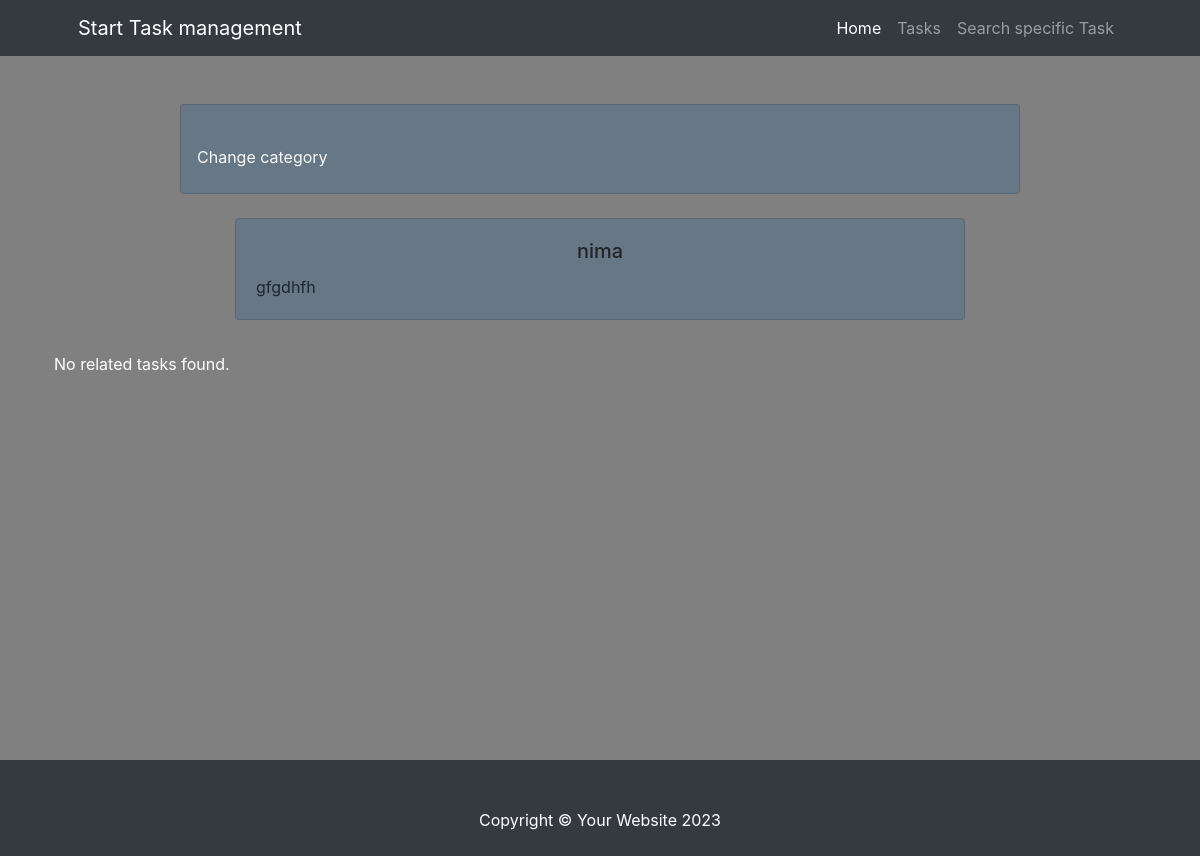
The app's page /category/6/, older data.
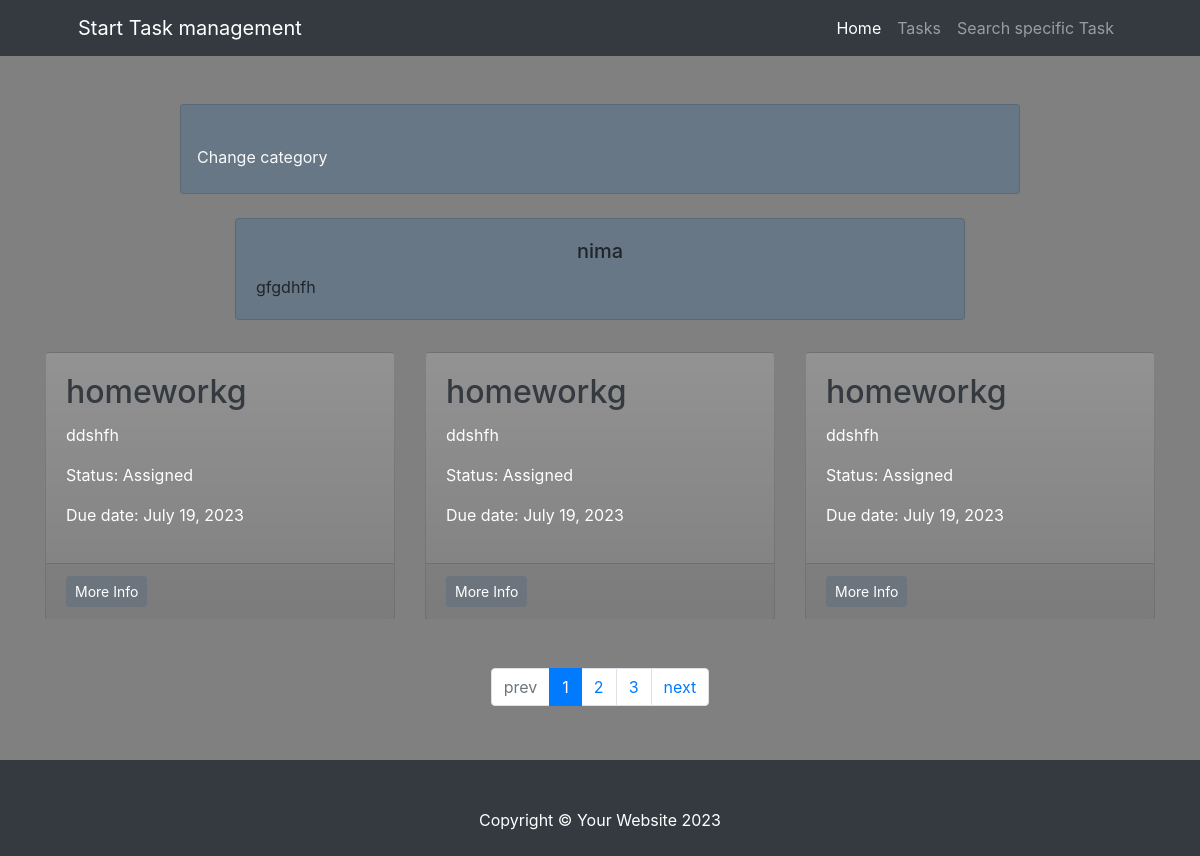
The same page, newer data.
### task/models.py (models this page shows, shortened)
class Task(models.Model):
    STATUS_UNASSIGNED = 'U'
    STATUS_ASSIGNED = 'A'
    STATUS_IN_PROGRESS = 'I'
    STATUS_COMPLETE = 'C'
    STATUS_CHOICES = [
        (STATUS_UNASSIGNED, 'Unassigned'),
        (STATUS_ASSIGNED, 'Assigned'),
        (STATUS_IN_PROGRESS, 'In_Progress'),
        (STATUS_COMPLETE, 'Completed'),
    ]
    title = models.CharField(max_length=50)
    description = models.TextField()
    due_date = models.DateField()
    status = models.CharField(
        max_length=1, choices=STATUS_CHOICES, default=STATUS_UNASSIGNED)
    category = models.ForeignKey(Category, on_delete=models.PROTECT)
    tag = models.ManyToManyField(Tag)

### task/views.py (the view)
# urls.py: path('category/<int:pk>/', views.category_detail_view, name='category_detail'),
def category_detail_view(request, pk):
    category = Category.objects.get(pk=pk)
    if request.method == 'GET':
        tasks = Task.objects.filter(category=category)
        paginator = Paginator(tasks, 3)
        page_number = request.GET.get('page', 1)
        tasks = paginator.get_page(page_number)
        context = {'category': category, 'tasks': tasks}
        return render(request, 'task/category_details.html', context)
    elif request.method == 'POST':
        category.name = request.POST.get('category_name')
        category.description = request.POST.get('category_description')
        category.save()
        return redirect(request.path)

### templates/task/category_details.html (shortened to what the changed rows need)
{% extends 'base.html' %}
{% block content %}
    <section class="vh-100" style="background-color: grey;">
        <div class="container py-5 h-100">
            <div class="row gx-4 gx-lg-5 pt-2 text-white">
                {% for task in tasks %}
                    <div class="col-lg-4 col-sm-6 mb-5">
                        <div class="card h-100 bg-gradient"
                             style="background: linear-gradient(to right top, black, gray,slategrey, bisque)">
                            <div class="card-body">
                                <h2 class="card-title"><a class="text-decoration-none text-dark"
                                                          href='{% url 'task_detail' task.id %}'>{{ task.title }}</a>
                                </h2>
                                <p class="card-text">{{ task.description | truncatewords:5 }}</p>
                                <p class="card-small">Status: {{ task.get_status_display }}</p>
                                <p class="card-small">Due date: {{ task.due_date }}</p>
                            </div>
                            <div class="card-footer"><a class="btn btn-secondary btn-sm"
                                                        href="{% url 'task_detail' task.id %}">More Info</a>
                            </div>
                        </div>
                    </div>
                {% empty %}
                    <p>No related tasks found.</p>
                {% endfor %}
            </div>
            <div class="d-flex justify-content-center">
                {% if tasks.has_other_pages %}
                    <ul class="pagination">
                        {% if tasks.has_previous %}
                            <li class="page-item">
                                <a class="page-link" href="?page=
                                    {{ tasks.previous_page_number }}">prev</a>
                            </li>
                        {% else %}
                            <li class="page-item disabled">
                                <span class="page-link">prev</span>
                            </li>
                        {% endif %}
                        {% for page in tasks.paginator.page_range %}
                            {% if tasks.number == page %}
                                <li class="page-item active">
                                    <span class="page-link">{{ page }}</span>
                                </li>
                            {% else %}
                                <li class="page-item">
                                    <a class="page-link" href="?page=
                                        {{ page }}">{{ page }}</a>
                                </li>
                            {% endif %}
                        {% endfor %}
                        {% if tasks.has_next %}
                            <li class="page-item">
                                <a class="page-link" href="?page=
                                    {{ tasks.next_page_number }}">next</a>
                            </li>
                        {% else %}
                            <li class="page-item disabled">
                                <span class="page-link">next</span>
                            </li>
                        {% endif %}
                    </ul>
                {% endif %}
            </div>
        </div>
    </section>
{% endblock %}

Row changes from the older to the newer data that the page shows:
now on this page (row edited): Task: title "homeworkg", description "ddshfh", status "Assigned", due_date "July 19, 2023"
now on this page (row edited): Task: title "homeworkg", description "ddshfh", status "Assigned", due_date "July 19, 2023"
now on this page (row edited): Task: title "homeworkg", description "ddshfh", status "Assigned", due_date "July 19, 2023"
Text that changed along with them:
text no longer shown: "No related tasks found."
text now shown: "prev next"
new list line: "1"
new list line: "2"
new list line: "3"
